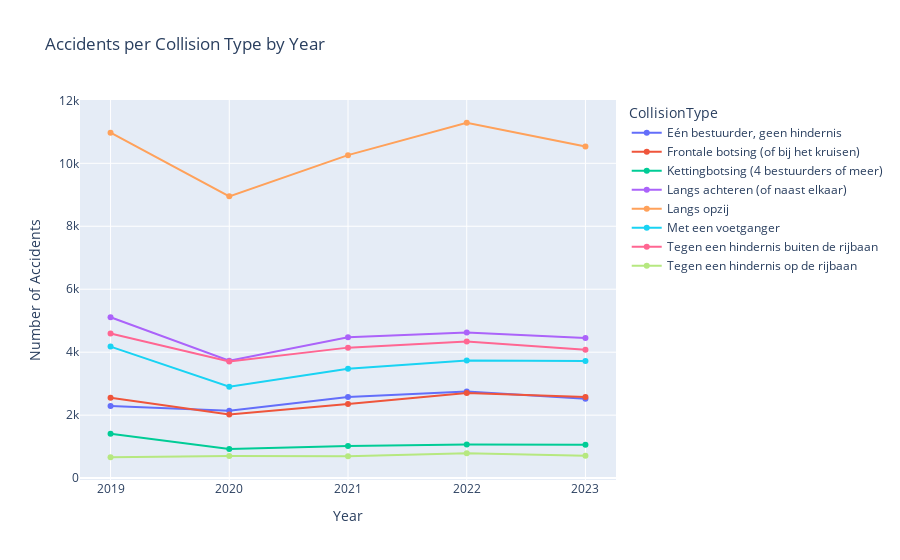

Notebook code for this chart:
### Code cell
# Collision type analysis
fig,ax=plt.subplots(figsize=(15,5))
filter_df = df[df['CollisionType']!='Niet beschikbaar']
accidents_per_collision = filter_df.groupby('CollisionType')[['Accident']].sum()
accidents_per_collision = accidents_per_collision.sort_values(by='Accident',ascending=False).reset_index()

"""sns.barplot(data=accidents_per_collision, x='CollisionType', y='Accident',hue='CollisionType')
for i in range(len(accidents_per_collision)):
    plt.text(i, accidents_per_collision['Accident'][i], accidents_per_collision['Accident'][i], ha = 'center')
plt.title('Accidents per Collision Type')
plt.xlabel('CollisionType')
plt.ylabel('Number of Accidents')
#plt.legend(title='CollisionType',loc='upper right',bbox_to_anchor=(1.2, 1),ncol=2)
ax.set_xticklabels(ax.get_xticklabels(), rotation=45, horizontalalignment='right')
plt.show()"""

ax.pie(accidents_per_collision['Accident'], labels=accidents_per_collision['CollisionType'], autopct='%1.1f%%')
ax.set_title('Accidents per Collision Type')
plt.legend(title='CollisionType',loc='upper right',bbox_to_anchor=(-1.2, 1),)
plt.show()

# Collision type analysis by year
accidents_per_collision = filter_df.groupby(['Year','CollisionType'])[['Accident']].sum()
accidents_per_collision = accidents_per_collision.reset_index()
fig=px.line(accidents_per_collision, x='Year', y='Accident', title='Accidents per Collision Type by Year', color='CollisionType', 
        labels={'Year':'Year', 'Accident':'Number of Accidents', 'CollisionType':'CollisionType'},line_group='CollisionType',markers=True)
fig.write_html('Accidents_per_CollisionType_by_Year.html')
fig.show()

### Figure 1 — Plotly figure (JSON) as saved in the notebook; plotly's stock layout.template omitted (floating-point values rounded to 4 significant figures)
{"data": [{"hovertemplate": "CollisionType=Eén bestuurder, geen hindernis<br>Year=%{x}<br>Number of Accidents=%{y}<extra></extra>", "legendgroup": "Eén bestuurder, geen hindernis", "line": {"color": "#636efa", "dash": "solid"}, "marker": {"symbol": "circle"}, "mode": "lines+markers", "name": "Eén bestuurder, geen hindernis", "orientation": "v", "showlegend": true, "type": "scatter", "x": [2019, 2020, 2021, 2022, 2023], "xaxis": "x", "y": [2288, 2141, 2577, 2751, 2520], "yaxis": "y"}, {"hovertemplate": "CollisionType=Frontale botsing (of bij het kruisen)<br>Year=%{x}<br>Number of Accidents=%{y}<extra></extra>", "legendgroup": "Frontale botsing (of bij het kruisen)", "line": {"color": "#EF553B", "dash": "solid"}, "marker": {"symbol": "circle"}, "mode": "lines+markers", "name": "Frontale botsing (of bij het kruisen)", "orientation": "v", "showlegend": true, "type": "scatter", "x": [2019, 2020, 2021, 2022, 2023], "xaxis": "x", "y": [2553, 2024, 2355, 2700, 2574], "yaxis": "y"}, {"hovertemplate": "CollisionType=Kettingbotsing (4 bestuurders of meer)<br>Year=%{x}<br>Number of Accidents=%{y}<extra></extra>", "legendgroup": "Kettingbotsing (4 bestuurders of meer)", "line": {"color": "#00cc96", "dash": "solid"}, "marker": {"symbol": "circle"}, "mode": "lines+markers", "name": "Kettingbotsing (4 bestuurders of meer)", "orientation": "v", "showlegend": true, "type": "scatter", "x": [2019, 2020, 2021, 2022, 2023], "xaxis": "x", "y": [1411, 923, 1024, 1065, 1061], "yaxis": "y"}, {"hovertemplate": "CollisionType=Langs achteren (of naast elkaar)<br>Year=%{x}<br>Number of Accidents=%{y}<extra></extra>", "legendgroup": "Langs achteren (of naast elkaar)", "line": {"color": "#ab63fa", "dash": "solid"}, "marker": {"symbol": "circle"}, "mode": "lines+markers", "name": "Langs achteren (of naast elkaar)", "orientation": "v", "showlegend": true, "type": "scatter", "x": [2019, 2020, 2021, 2022, 2023], "xaxis": "x", "y": [5110, 3729, 4477, 4628, 4449], "yaxis": "y"}, {"hovertemplate": "CollisionType=Langs opzij<br>Year=%{x}<br>Number of Accidents=%{y}<extra></extra>", "legendgroup": "Langs opzij", "line": {"color": "#FFA15A", "dash": "solid"}, "marker": {"symbol": "circle"}, "mode": "lines+markers", "name": "Langs opzij", "orientation": "v", "showlegend": true, "type": "scatter", "x": [2019, 2020, 2021, 2022, 2023], "xaxis": "x", "y": [10971, 8951, 10259, 11288, 10536], "yaxis": "y"}, {"hovertemplate": "CollisionType=Met een voetganger<br>Year=%{x}<br>Number of Accidents=%{y}<extra></extra>", "legendgroup": "Met een voetganger", "line": {"color": "#19d3f3", "dash": "solid"}, "marker": {"symbol": "circle"}, "mode": "lines+markers", "name": "Met een voetganger", "orientation": "v", "showlegend": true, "type": "scatter", "x": [2019, 2020, 2021, 2022, 2023], "xaxis": "x", "y": [4178, 2906, 3475, 3737, 3721], "yaxis": "y"}, {"hovertemplate": "CollisionType=Tegen een hindernis buiten de rijbaan<br>Year=%{x}<br>Number of Accidents=%{y}<extra></extra>", "legendgroup": "Tegen een hindernis buiten de rijbaan", "line": {"color": "#FF6692", "dash": "solid"}, "marker": {"symbol": "circle"}, "mode": "lines+markers", "name": "Tegen een hindernis buiten de rijbaan", "orientation": "v", "showlegend": true, "type": "scatter", "x": [2019, 2020, 2021, 2022, 2023], "xaxis": "x", "y": [4596, 3702, 4145, 4336, 4078], "yaxis": "y"}, {"hovertemplate": "CollisionType=Tegen een hindernis op de rijbaan<br>Year=%{x}<br>Number of Accidents=%{y}<extra></extra>", "legendgroup": "Tegen een hindernis op de rijbaan", "line": {"color": "#B6E880", "dash": "solid"}, "marker": {"symbol": "circle"}, "mode": "lines+markers", "name": "Tegen een hindernis op de rijbaan", "orientation": "v", "showlegend": true, "type": "scatter", "x": [2019, 2020, 2021, 2022, 2023], "xaxis": "x", "y": [663, 702, 694, 794, 713], "yaxis": "y"}], "layout": {"legend": {"title": {"text": "CollisionType"}, "tracegroupgap": 0}, "title": {"text": "Accidents per Collision Type by Year"}, "xaxis": {"anchor": "y", "domain": [0, 1], "title": {"text": "Year"}}, "yaxis": {"anchor": "x", "domain": [0, 1], "title": {"text": "Number of Accidents"}}}}
